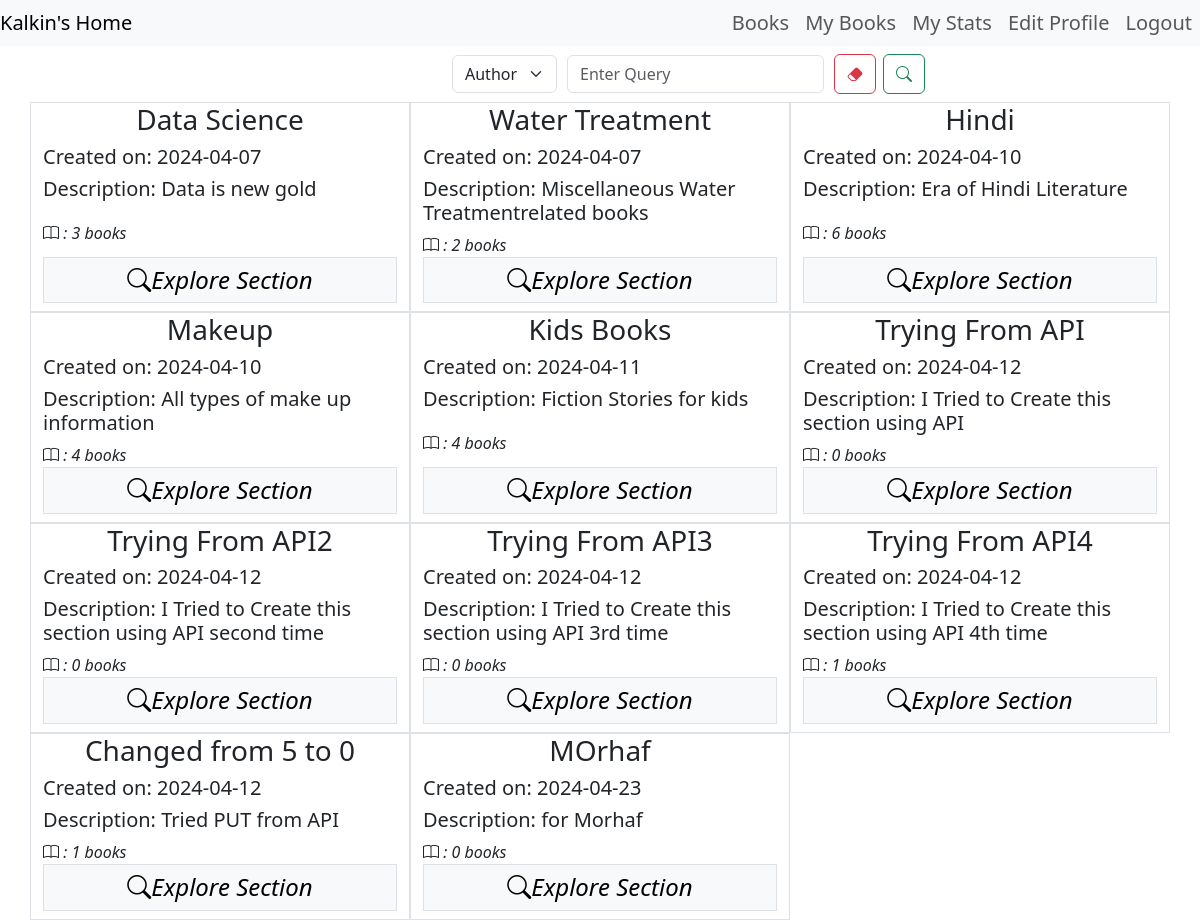
Page /home (signed in) on the committed database.
### models.py (models this page shows, shortened)
class User(db.Model):
    __tablename__ = 'user'
    id = db.Column(db.Integer, autoincrement=True, primary_key=True)
    user_name = db.Column(db.String, unique= True, nullable= False)
    email = db.Column(db.String, unique=True)
    passwordhash = db.Column(db.String(255))
    name = db.Column(db.String)
    req_count= db.Column(db.Integer, default=0)
    total_req = db.Column(db.Integer, autoincrement=True)
    is_admin = db.Column(db.Boolean, nullable= False, default= False)
    is_premium = db.Column(db.Boolean, nullable= False, default= False)
    @property
    def password(self):
        raise AttributeError('password is not a readable attribute')

class Section(db.Model):
    __tablename__ = "section"
    section_id = db.Column(db.Integer, autoincrement=True, primary_key=True)
    section_name= db.Column(db.String, unique = True)
    section_date_created = db.Column(db.DateTime, nullable=False, default=datetime.now())
    section_description = db.Column(db.String)
    section_ratings = db.Column(db.String)
    section_book_count= db.Column(db.Integer)
    def average_rating(self):
        books_in_section = Book.query.filter_by(book_sec=self.section_id).all()
        book_count = len(books_in_section)
        self.section_book_count = book_count
        total_rating = sum(book.book_rating for book in books_in_section if book.book_rating is not None)
        if book_count != 0:
            average_rating = total_rating / book_count
        else:
            average_rating = 0
        self.section_ratings = average_rating

### controllers.py (the view, shortened to what this page needs)
@app.route("/home", methods= ['GET','POST'])
@auth_required
def home():
    current_date=datetime.utcnow()
    user=User.query.get(session['user_id'])
    pendings= Issue.query.filter(Issue.issue_date.is_(None)).all()
    issued= Issue.query.filter(Issue.issue_date !=None).all()
    parameter= request.args.get('parameter')
    search= request.args.get('search')
    secs= Section.query.all()
    for sec in secs:
        sec.average_rating() #this one updates book Count & Ratings of section
    db.session.commit()
    if not parameter or not search:
        return render_template('home.html',user=user,section= Section.query.all(), pendings=pendings, issued=issued, current_date=current_date)

### controllers.py (called while the page is built)
def auth_required(func):
    @wraps(func)
    def inner(*args, **kwargs):
        if 'user_id' not in session:
            flash("You need to login to continue")
            return redirect(url_for('login'))
        return func(*args, **kwargs)
    return inner

### models.py (called while the page is built)
    @property
    def book_rating(self):
        feedback_ratings = [feedback.rating for feedback in self.feedback]
        if feedback_ratings:
            return sum(feedback_ratings) / len(feedback_ratings)
        else:
            return 0.0

### templates/home.html (shortened to what this page needs)
{% extends 'base.html' %}
{%block content%}
{% if (user.is_admin) %}
<div class="overflow-auto">
        <table class="table table-striped text-center">
            <thead >
                <tr >
                    <th colspan="7" class="align-left bg-warning"> Pending Books</th>
                </tr>
                <tr>
                    <th>Sl. No</th>
                    <th colspan="2" class="align-middle">Book Name & Section</th>
                    <th class="align-middle">User_ID</th>
                    <th colspan="2" class="align-middle">Action</th>
                </tr>
            </thead>
            <tbody>
                {%for pending in pendings%}
                    <tr>
                    <td>{{loop.index}}.   . <i class="bi bi-link-45deg"></i></td>
                    <td colspan="2">
                        <a href="#" class="modal-trigger" data-toggle="modal"  data-target="#requests_modal"
   data-book-title="{{ pending.book.book_name }}"
   data-book-section="{{ pending.book.sec_name }}"
   data-days-requested="{{(current_date - pending.request_date).days+1 }}"
   data-username="{{ pending.user_id }}"
   data-bookid={{pending.book_id}}
   data-userid={{pending.user_id}}
   style="color: black; text-decoration: none;">
   {{ pending.book.book_name }}({{pending.book.sec_name}})</a></td>
                    <td>{{pending.user_id}}</td>
                    <td><a href="/reject/{{pending.user_id}}/{{pending.book_id}}" class ="btn btn-warning">Reject</a></td>
                    <td><a href="/approve_book/{{pending.user_id}}/{{pending.book_id}}" class ="btn btn-success">Grant</a></td>
                    </tr>
                {%endfor%}
            </tbody>
        </table>
    </div>
      <div class="overflow-auto">
        <table class="table table-striped text-center">
            <thead >
                <tr >
                    <th colspan="5" class="align-middle  bg-success"> Issued Books </th>
                </tr>
                <tr>
                    <th>Sl. No</th>
                    <th colspan="2">Book & Section</th>
                    <th>User_ID</th>
                    <th>Action</th>
                </tr>
            </thead>
            <tbody>
                {%for i in issued%}
                    <tr>
                    <td>{{loop.index}}</td>
                    <td colspan="2">{{ i.book.book_name }} ({{i.book.sec_name}})</td>
                    <td>{{i.user_id}}</td>
                    <td><a href="/revoke/{{i.user_id}}/{{i.book_id}}" class="btn btn-warning">Revoke</a></td>
                    </tr>
                {%endfor%}
            </tbody>
        </table>
            </div>
<div class="modal fade" id="requests_modal" tabindex="-1" role="dialog" aria-labelledby="requests_modal_label" aria-hidden="true">
  <div class="modal-dialog modal-lg" role="document">
      <div class="modal-content">
          <div class="modal-header">
            <b>Book Request </b>
          </div>
          <div class="modal-body">
              <p>Username:  <b><span id="modal_username"></span></b></p>
              <p>Days Requested: <b><span id="modal_days_requested"></b></span></p>
              <p>Book Title: <b><span id="modal_book_title"></span></b></p>
              <p>Book Section: <b><span id="modal_book_section"></span></b></p>
          </div>
          <div class="modal-footer">
            <a href="#" class="btn btn-warning" id="modal_bookid">View Book</a>
            <a href="#" class="btn btn-danger" id="modal_reject">Reject</a>
            <a href="#" class="btn btn-primary" id="modal_grant">Grant</a>
          </div>
      </div>
  </div>
</div>
{%else%}
<div class="row">
    {% for section in section %}
    <div class="col-4 border d-flex flex-column">
        <h3>{{ section.section_name }}</h3>
        <h5>Created on: {{ section.section_date_created.strftime('%Y-%m-%d ') | trim }}</h5>
        <h5>Description: {{ section.section_description }}</h5>
        <div class="mt-auto">
            <i class="bi bi-book">  : {{section.section_book_count}} books </i>
        </div>
        <div class="mt-auto">
            <h4 class="bg-light p-2 border">
                <a href="/book_issued/{{ section.section_id }}" style="color: black; text-decoration: none;" onmouseover="this.style.color='yellow'; this.style.textDecoration='underline';" onmouseout="this.style.color='Green'; this.style.textDecoration='none';">
                    <i class="bi bi-search">Explore Section</i>
                </a>
            </h4>
        </div>
    </div>
{% endfor %}
  </div>
{%endif%}
{%endblock%}

### templates/searchbar.html (shortened to what this page needs)
<div class="container-fluid p-2 justify-content-end">
  <form class="ml-auto">
    <select name="parameter" id="parameter" class="form-select">
      {% if user.is_admin %}
      <option value="user" selected>User</option>
      {% else %}
      <option value="author" selected>Author</option>
      {% endif %}
    </select>
    <input type="text" class="form-control" name="search" id="search" placeholder="Enter Query" required/>
    <button type="submit" class="clear-button btn btn-outline-danger" onclick="clearserch()">
      <i class="bi bi-eraser-fill"></i>
    </button>
    <button type="submit" class="search-button btn btn-outline-success">
      <i class="bi bi-search"></i>
    </button>
  </form>
</div>

### templates/searchbar.html (style rules this page uses)
form { display: flex; width:100%; flex-direction: row; justify-content: space-evenly; align-items: center; }
#parameter { margin-right: 10px; width: 120px; }
#search { margin-right: 10px; flex-grow: 1; width: 360px; }
.search-button { width: 100px; height:40px; }
.clear-button { margin-right:7px; width:60px; height:40px; }

### templates/base.html (style rules this page uses)
form { width:25%; margin:0 auto; }
h1,h3,h4 { margin-top: 10 px; text-align: center; }

### rows in the picture
User: parameter "Author"
Section: section_name "Data Science", section_date_created "2024-04-07", section_description "Data is new gold", section_book_count "3"
Section: section_name "Water Treatment", section_date_created "2024-04-07", section_description "Miscellaneous Water Treatmentrelated books", section_book_count "2"
Section: section_name "Hindi", section_date_created "2024-04-10", section_description "Era of Hindi Literature", section_book_count "6"
Section: section_name "Makeup", section_date_created "2024-04-10", section_description "All types of make up information", section_book_count "4"
Section: section_name "Kids Books", section_date_created "2024-04-11", section_description "Fiction Stories for kids", section_book_count "4"
Section: section_name "Trying From API", section_date_created "2024-04-12", section_description "I Tried to Create this section using API", section_book_count "0"
Section: section_name "Trying From API2", section_date_created "2024-04-12", section_description "I Tried to Create this section using API second time", section_book_count "0"
Section: section_name "Trying From API3", section_date_created "2024-04-12", section_description "I Tried to Create this section using API 3rd time", section_book_count "0"
Section: section_name "Trying From API4", section_date_created "2024-04-12", section_description "I Tried to Create this section using API 4th time", section_book_count "1"
Section: section_name "Changed from 5 to 0", section_date_created "2024-04-12", section_description "Tried PUT from API", section_book_count "1"
Section: section_name "MOrhaf", section_date_created "2024-04-23", section_description "for Morhaf", section_book_count "0"

### other values in the picture
{{ session.get('user_name')|capitalize }} "Kalkin"
